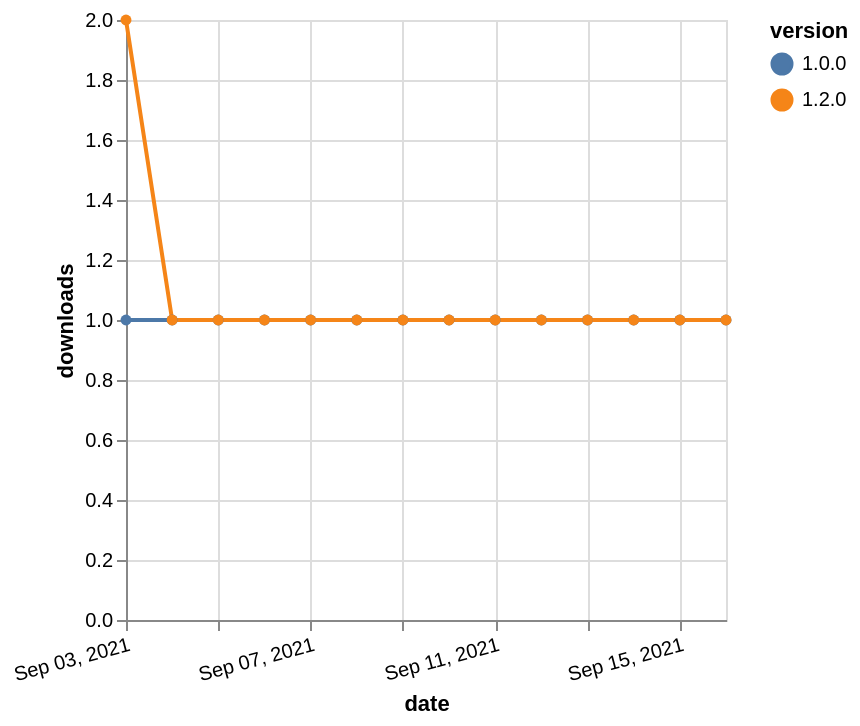

Source (Vega-Lite JSON):
### Vega-Lite specification from a JSON file in a GitHub repository (floating-point values rounded to 4 significant figures)
{"$schema": "https://vega.github.io/schema/vega-lite/v5.json", "description": "A simple bar chart with embedded data.", "data": {"values": [{"date": "2021-09-03", "total": 158, "delta": 1, "version": "1.0.0"}, {"date": "2021-09-04", "total": 159, "delta": 1, "version": "1.0.0"}, {"date": "2021-09-05", "total": 160, "delta": 1, "version": "1.0.0"}, {"date": "2021-09-06", "total": 161, "delta": 1, "version": "1.0.0"}, {"date": "2021-09-07", "total": 162, "delta": 1, "version": "1.0.0"}, {"date": "2021-09-08", "total": 163, "delta": 1, "version": "1.0.0"}, {"date": "2021-09-09", "total": 164, "delta": 1, "version": "1.0.0"}, {"date": "2021-09-10", "total": 165, "delta": 1, "version": "1.0.0"}, {"date": "2021-09-11", "total": 166, "delta": 1, "version": "1.0.0"}, {"date": "2021-09-12", "total": 167, "delta": 1, "version": "1.0.0"}, {"date": "2021-09-13", "total": 168, "delta": 1, "version": "1.0.0"}, {"date": "2021-09-14", "total": 169, "delta": 1, "version": "1.0.0"}, {"date": "2021-09-15", "total": 170, "delta": 1, "version": "1.0.0"}, {"date": "2021-09-16", "total": 171, "delta": 1, "version": "1.0.0"}, {"date": "2021-09-03", "total": 115, "delta": 2, "version": "1.2.0"}, {"date": "2021-09-04", "total": 116, "delta": 1, "version": "1.2.0"}, {"date": "2021-09-05", "total": 117, "delta": 1, "version": "1.2.0"}, {"date": "2021-09-06", "total": 118, "delta": 1, "version": "1.2.0"}, {"date": "2021-09-07", "total": 119, "delta": 1, "version": "1.2.0"}, {"date": "2021-09-08", "total": 120, "delta": 1, "version": "1.2.0"}, {"date": "2021-09-09", "total": 121, "delta": 1, "version": "1.2.0"}, {"date": "2021-09-10", "total": 122, "delta": 1, "version": "1.2.0"}, {"date": "2021-09-11", "total": 123, "delta": 1, "version": "1.2.0"}, {"date": "2021-09-12", "total": 124, "delta": 1, "version": "1.2.0"}, {"date": "2021-09-13", "total": 125, "delta": 1, "version": "1.2.0"}, {"date": "2021-09-14", "total": 126, "delta": 1, "version": "1.2.0"}, {"date": "2021-09-15", "total": 127, "delta": 1, "version": "1.2.0"}, {"date": "2021-09-16", "total": 128, "delta": 1, "version": "1.2.0"}]}, "width": "container", "mark": {"type": "line", "point": {"filled": true}}, "encoding": {"x": {"field": "date", "type": "temporal", "timeUnit": "yearmonthdate", "title": "date", "axis": {"labelAngle": -15}}, "y": {"field": "delta", "type": "quantitative", "title": "downloads"}, "color": {"field": "version", "type": "nominal"}, "tooltip": {"field": "delta"}}}
